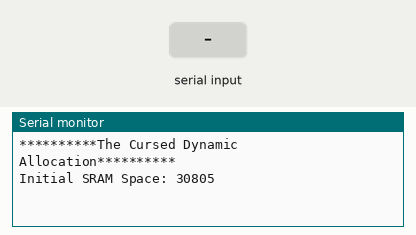
A sketch run on a simulated Arduino Uno, built with avr-gcc and run on an emulated ATmega328P. On the bench: the last lines printed to the serial monitor. The inputs (shaded band) are chosen by the test bench.

Above: at 1.2 s.
1.3 s: "1" received over Serial
At 2.0 s:
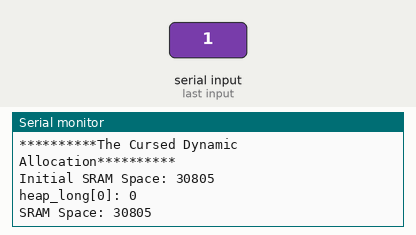
2.8 s: "0" received over Serial
At 3.2 s:
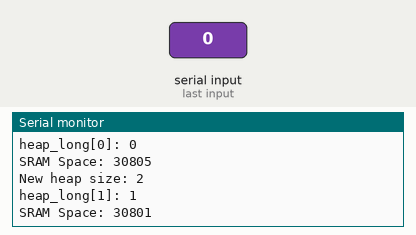
4.3 s: "2" received over Serial
At 5.6 s:
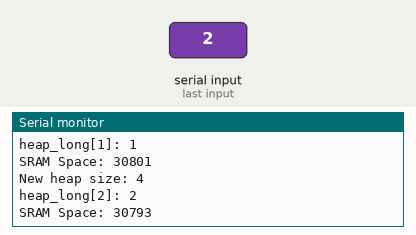

The sketch:

Works_020_d.ino
```cpp
/*
*  Arduino Workshop
 * Works_020_d
*  Memory Management (4)
 */

 /*
 * The 'bad' heap memory allocation.
 * (Not really bad, but to show the phenomenon of pushing the memory to edge)
  */

/* Variables */
long heap_size = 1;
long count = 0;
long *heap_long, *heap_temp;

void setup()
{
  /* For displaying data */
  Serial.begin(115200);
  Serial.println("**********The Cursed Dynamic Allocation**********");

  heap_long = malloc(heap_size * sizeof(long));

  /* Print how much SRAM we have at the beginning */
  Serial.print("Initial SRAM Space: ");
  Serial.println(getSRAM());
  Serial.println();
}

void loop()
{
  /*
   * Each time when user hits enter (ie. sends newline delimiter to Arduino),
   * counter is added. Whenever counter exceeds maximum heap size, heap size will
   * be doubbled, then tries to reallocate the heap with given new heap size.
   */
  while(!Serial.available())
    ;
  if(count >= heap_size)
  {
    heap_size *= 2;
    heap_temp = realloc(heap_long, heap_size * sizeof(long));
    if(heap_temp != NULL)
    {
      heap_long = heap_temp;
      Serial.print("New heap size: "); Serial.println(heap_size);
    }
    else
      Serial.println("Cannot allocate no more!");
  }
  heap_long[count] = count;
  Serial.print("heap_long["); Serial.print(count); Serial.print("]: ");
  Serial.println(heap_long[count]);

  Serial.print("SRAM Space: "); Serial.println(getSRAM());
  Serial.println();

  count++;

  while(Serial.available())
    Serial.read();
}

int getSRAM()
{
  extern int __heap_start, *__brkval;
  int v;

  return (int) &v - (__brkval == 0 ? (int) &__heap_start : (int) __brkval);
}
```

Measured:
- after the input at 1.3 s, the serial monitor: prints a new line at once (image 1)
- after the input at 2.8 s, the serial monitor: prints a new line at once (image 2)
- after the input at 4.3 s, the serial monitor: prints a new line at once (image 3)
